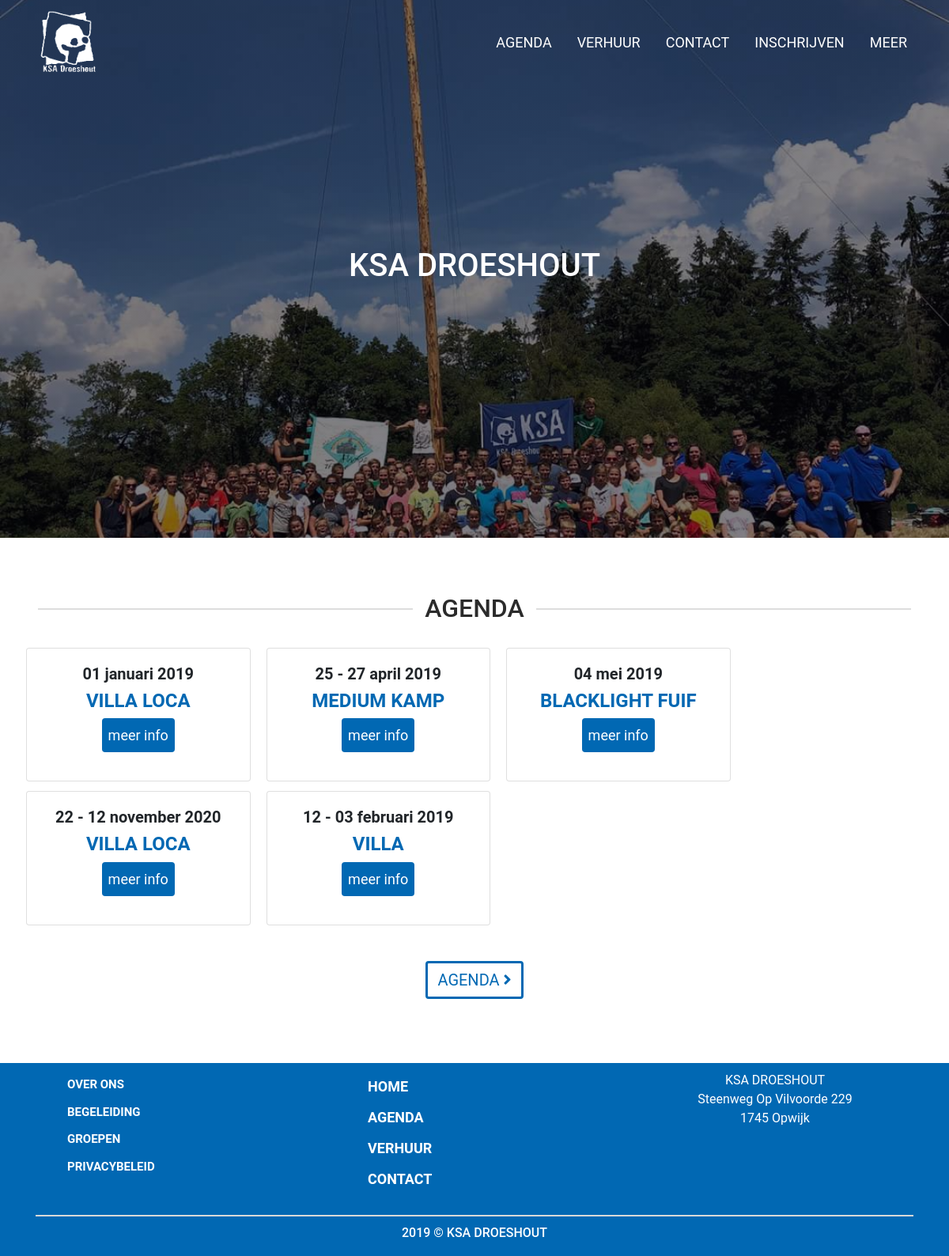
The page / on the database its author committed.
### agenda/models.py (models this page shows, shortened)
class AgendaItem(models.Model):
    datumvan = models.DateTimeField()
    datumtot = models.DateTimeField()
    titel = models.CharField(max_length=100)
    adres = models.ForeignKey(Adres,models.PROTECT)
    beschrijving = models.TextField()

### agenda/views.py (the view)
# urls.py: path('', agenda_views.IndexView.as_view(), name='home'),
class IndexView(generic.ListView):
    template_name = 'index.html'
    context_object_name = 'agenda_items_list'
    def get_queryset(self):
        return AgendaItem.objects.order_by('datumvan')[:6]

### agenda/templates/index.html
{% extends "base.html" %}
{% block content %}
<div class='home-banner'>
        <div class='container'>
            <div class='home-banner-content'>
                <h1>KSA Droeshout</h1>
            </div>
        </div>
    </div>
    <div class='container-fluid p-5'>
        <div class='row'>
            <div class='col-lg-12'>
                <div class='home-agenda'>
                    <div class='home-agenda-head'>
                        <h2><span>agenda</span></h2>
                    </div>
                    <div class='home-agenda-content'>
                        <div class="card-columns row">
                            {% for item in agenda_items_list %}
                            <div class='home-agenda-card card col-lg-3 col-md-4 col-sm-12'>
                                    <div class='card-body'>
                                        {% if item.datumvan|date:"d F Y" == item.datumtot|date:"d F Y" %}
                                        <h5>{{ item.datumvan|date:"d F Y"}}</h5>
                                        {% else %}
                                        <h5>{{ item.datumvan|date:"d "}} - {{ item.datumtot|date:"d F Y"}}</h5>
                                        {% endif %}
                                        <h4>{{ item.titel }}</h4>
                                        <form action="/agenda/{{item.id}}">
                                            <button class='agenda-item-meer-info btn'>meer info</button>
                                        </form>
                                    </div>
                            </div>
                            {% endfor %}
                        </div>
                        <div class='home-agenda-link'>
                            <form action="/agenda">
                                <button class="btn">Agenda <i class='fa fa-angle-right'></i></button>
                            </form>
                        </div>
                    </div>
                </div>
            </div>
        </div>
    </div>
{% endblock %}

### static/main.css (style rules this page uses)
body { font-family: roboto,sans-serif; box-sizing: border-box; }
.home-banner,.banner { height:85vh; background: linear-gradient(rgba(3, 1, 10, 0.5), rgba(3, 1, 10, 0.5)), url(images/banner.jpg) no-repeat scroll center center; background-size: cover; display: flex; }
.home-banner .container,.banner .container { width: 100%; align-self: center; }
.home-banner-content,.banner-content { color: #fff; text-align: center; }
.home-banner-content h1,.banner-content h1 { text-transform: uppercase; }
.home-news-head h2,.home-agenda-head h2 { position: relative; text-align: center; clear: both; padding: 2%; text-transform: uppercase; color: #2b2b2b; }
.home-news-head h2 span,.home-agenda-head h2 span { background: #fff; padding: 0 15px; position: relative; z-index: 1; }
.home-news-head h2:before ,.home-agenda-head h2:before { background: #ddd; content: ""; display: block; height: 2px; position: absolute; top: 50%; width: 100%; }
.home-news-head h2:before ,.home-agenda-head h2:before { left: 0; }
.home-news-link,.home-agenda-link { padding:3%; align-self: center; display: flex; }
.home-news-link form,.home-agenda-link form { margin: 0 auto; }
.home-news-link button,.home-agenda-link button { margin: 0 auto; text-align: center; border: none; background-color: #fff; border:3px solid #0168b3; color:#0168b3; text-transform: uppercase; font-size: 20px; }
.home-agenda-card { text-align: center; }
.home-agenda-card h5 { font-weight: 700; }
.home-agenda-card h4 { color:#0168b3; text-transform: uppercase; font-weight: 700; }
.agenda-item-meer-info { padding:8px; background-color: #0168b3; color:#fff; border: none; font-size: 18px; }

### rows shown on the page
AgendaItem: datumvan "01 januari 2019", titel "VILLA LOCA"
AgendaItem: datumvan "25", datumtot "27 april 2019", titel "MEDIUM KAMP"
AgendaItem: datumvan "04 mei 2019", titel "BLACKLIGHT FUIF"
AgendaItem: datumvan "22", datumtot "12 november 2020", titel "VILLA LOCA"
AgendaItem: datumvan "12", datumtot "03 februari 2019", titel "VILLA"
